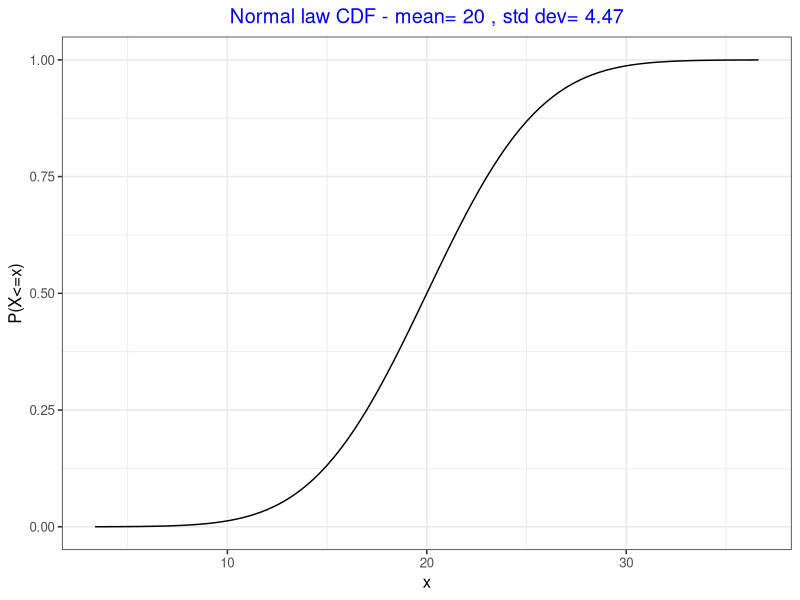
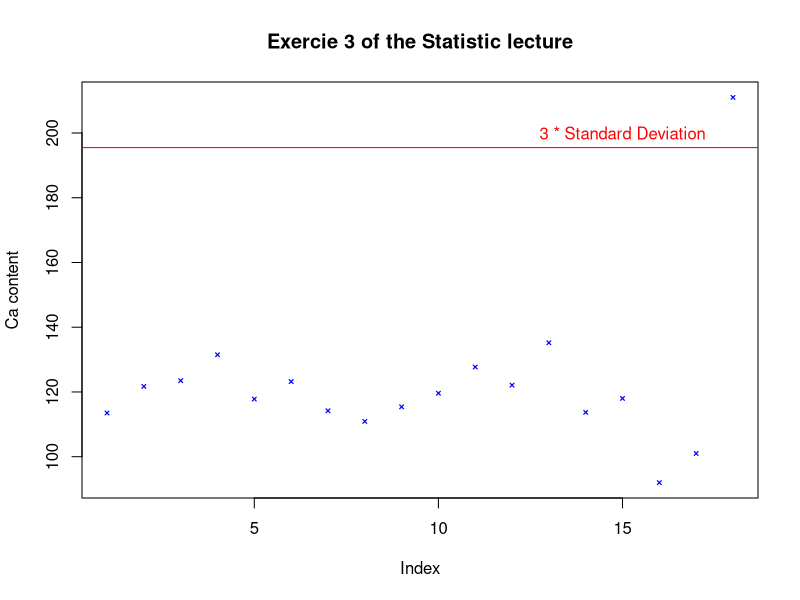
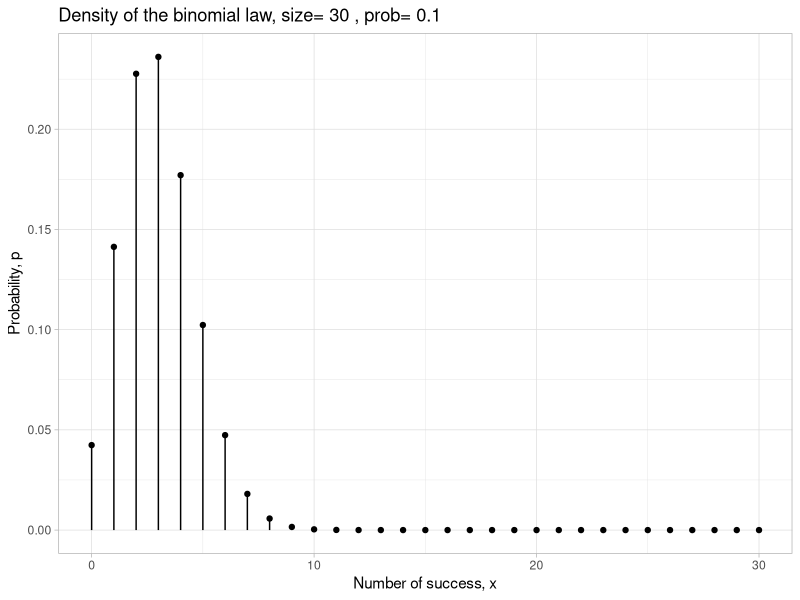
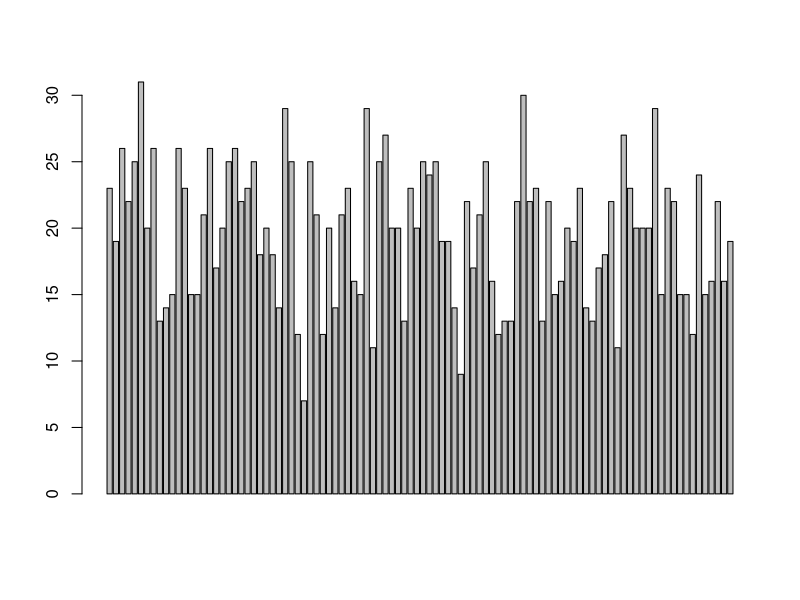
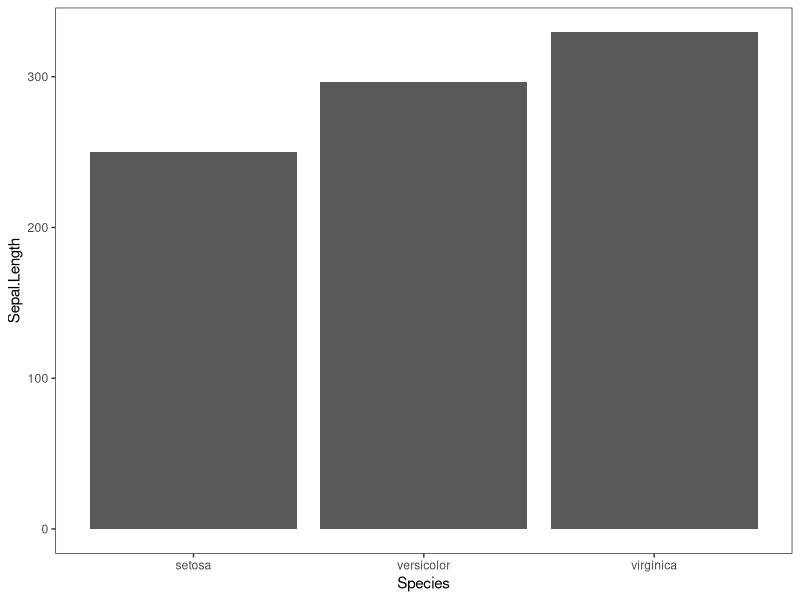
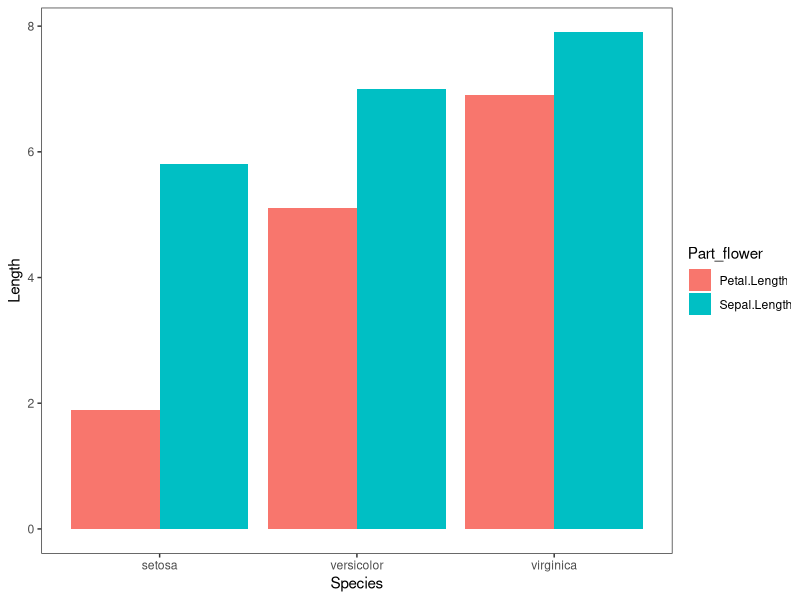
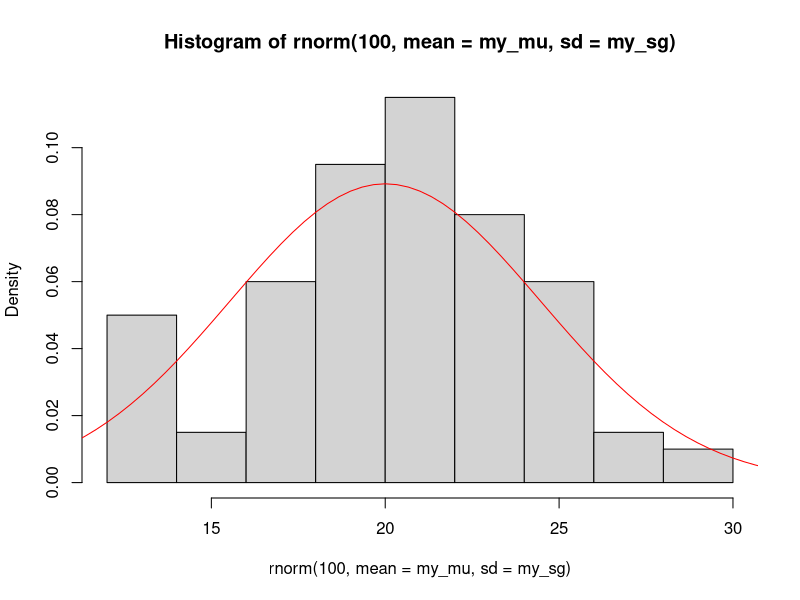
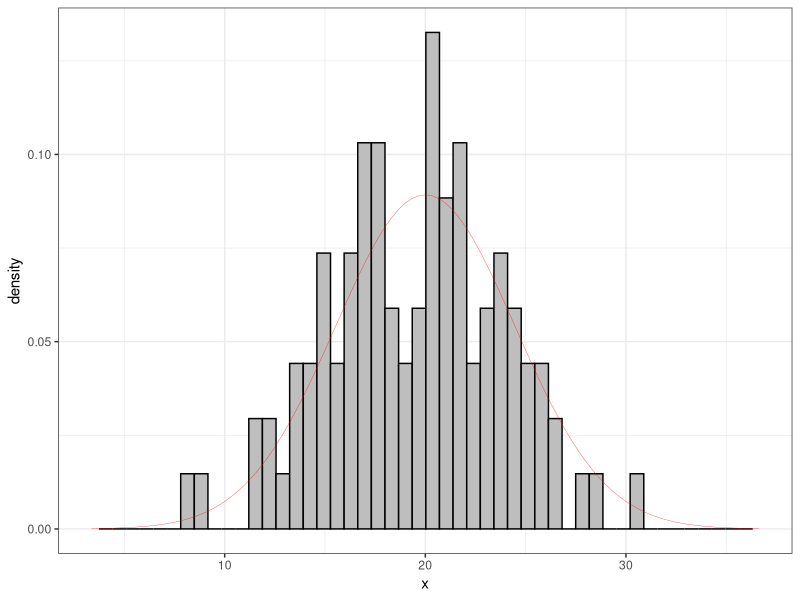

The R script that drew these images, in order:
## ---- chunk 1
knitr::opts_chunk$set(echo = TRUE)
## ---- chunk 2
x <- 20
l <- c(10, 44, 89)
s <- "I am a character"
bo <- TRUE # a booleen

paste("Variable x:",x)
class(x)
paste("Variable l:",l)
class(l)
paste("Variable s:", s)
class(s)
paste("Variable s:", bo)
class(bo)

## ---- chunk 3
li <- list(10, 44, 89)
li
class(li)
## ---- chunk 4
vector <- c(1, 5, NULL)
liste <- list(1, 5, "u", NULL)
vector
liste
## ---- chunk 5
# Utilisation of the Iris data set, directly included in R
class(iris)
head(iris)
head(iris$Sepal.Length)
## ---- chunk 6
which(iris$Species != "setosa")
## ---- chunk 7
table(iris$Species)
table(iris$Species != "setosa")
table(subset(iris, Species == "setosa")$Petal.Length > 1.4)
head(subset(iris, Species == "setosa", c(Sepal.Length, Petal.Length)))
## ---- chunk 8

## ---- chunk 9

## ---- chunk 10
summary(iris)
## ---- chunk 11
sum(iris$Sepal.Length) # Addition of all the observation in the variable
mean(iris$Sepal.Length) # Average
sd(iris$Sepal.Length) # Standard deviation
q <- quantile(iris$Sepal.Length) # Catch all the quantiles 
q
q[1]
length(iris$Sepal.Length) # Number of observation in the variable
## ---- chunk 12
y <- (1-0.95)/2
y
signif(qnorm(y),3)
signif(qnorm(1-y),3)
## ---- chunk 13
x <- iris$Sepal.Length
x_N<-length(x)
x_sd<-sd(x)
x_mu<-mean(x)
x_se<-x_sd/sqrt(x_N)
x_ICmin<-x_mu+x_se*qnorm(0.025)
x_ICmax<-x_mu+x_se*qnorm(0.975)
paste(signif(x_ICmin,3),"<",signif(x_mu,3),"<",signif(x_ICmax,3))
## ---- chunk 14
my_mu<-20 # mean value of the normal law
my_sg<-sqrt(20) # std dev of the normal law
dnorm(20,mean=my_mu,sd=my_sg) # point evaluation of the density at x=20 of a normal law centered at my_mu and width sigma=my_sg
pnorm(20,mean=my_mu,sd=my_sg) # point evaluation of the CDF at q=20 of this same normal distribution
qnorm(0.05,mean=my_mu,sd=my_sg) # quantile of this normal distribution considering a probability p=0.05
rnorm(10,mean=my_mu,sd=my_sg) # generate 10 random numbers following this normal distribution
alpha=0.0001 # kind of "type I risk", the part of the plot I want to hide on the left/right sides.
xmin=qnorm(alpha,mean=my_mu,sd=my_sg) # left value of the range to plot the distribution
xmax=qnorm(1-alpha,mean=my_mu,sd=my_sg) # right value of the range to plot the distribution
## ---- chunk 15
n<-30 # population
p<-0.1 # probability of success
dbinom(x=1,size=n,prob=p) # Probability that I win exactly 1 time in 30 plays
pbinom(q=2,size=n,prob=p) # CDF, probability to win 0,1 or 2 times in 30 plays
qbinom(p=0.5,size=n,prob=p) # Quantile of 0.5 from the binomial law
rbinom(n=10,size=n,prob=p) # Sample of size 10 from the binomial law
## ---- chunk 16
n<-30 # number of observation
m <- 20 #  Poisson law parameter
dpois(x=1, lambda =m ) #
ppois(q=2, lambda =m ) # 
qpois(p=0.5, lambda =m ) # 
rpois(n=n, lambda =m ) # 
## ---- chunk 17
library(ggplot2)
## ---- chunk 18
# A beautiful plot of this normal law CDF
ggplot()+ # start plot
  xlim(xmin,xmax)+ # define the range to plot
  stat_function(fun=pnorm,args=c(mean=my_mu,sd=my_sg))+ # define the normal law density
  xlab("x")+ # decoration of the x axis
  ylab("P(X<=x)")+ # decoration of the y axis
  labs(title=paste("Normal law CDF - mean=",my_mu,", std dev=",signif(my_sg,3)))+ # title of the plot
  theme_bw(base_size=12)+ # ...the final touch
  theme(plot.title = element_text(hjust = 0.5, color = "blue"))
## ---- chunk 19

Ca <- c(113.5,121.7,123.5,131.5,117.8,123.2,114.2,110.9,115.4,119.6,127.7,122.1,135.2,113.7,118, 92, 101, 211)

## ---- chunk 20
plot(Ca,  
  type = "p", # type de tracé: points ("p"), lignes ("l"), les deux ("b" ou "o"),
  col = "blue", # couleur, tapez `colours()` pour la liste complète
  pch = 4, # type de symboles, un chiffre entre 0 et 25, tapez `?points`
  cex = 0.5, # taille des symboles
  lty = 3, # type de lignes, un chiffre entre 1 et 6
  lwd = 1.2, # taille de lignes
  ylab = "Ca content", # titre pour l'axe des y
  main="Exercie 3 of the Statistic lecture")
abline(h=mean(Ca)+3*sd(Ca), col="red") # Add a line on the graphic
text(15,200, "3 * Standard Deviation", col="red") # Add a text on the graphic
## ---- chunk 21
# Example of data frame
df_binom<-data.frame(x=c(0:n),p=dbinom(x=c(0:n),size=n,prob=p))
# Genaration of a graph
ggplot(data=df_binom)+
  aes(x=x,y=p)+
  geom_point()+
  geom_segment(aes(x=x,y=0,xend=x,yend=p))+
  theme_light()+
  xlab("Number of success, x")+
  ylab("Probability, p")+
  labs(title=paste("Density of the binomial law, size=",n,", prob=",p))
## ---- chunk 22
barplot(rpois(100, lambda = m))

## ---- chunk 23
ggplot(iris, aes(x = Species, y = Sepal.Length))+
  geom_bar(stat = "identity")+
  theme_test()

## ---- chunk 24
library(tidyr)
reformat <- gather(iris, key = "Part_flower", value = "Length", Sepal.Length, Petal.Length)
head(reformat)

ggplot(reformat, aes(x = Species, y = Length, fill=Part_flower))+
  geom_bar(stat = "identity", position=position_dodge())+
  theme_test()
## ---- chunk 25
hist(rnorm(100,mean=my_mu,sd=my_sg), freq=F) 
curve(dnorm(x,mean=my_mu,sd=my_sg),from = xmin,to = xmax,ylab="densité",add=T,col="red")
## ---- chunk 26
data <- data.frame(x = rnorm(100,mean=my_mu,sd=my_sg))
ggplot(data, aes(x))+
  geom_histogram(aes (y=after_stat(density)), #after_stat(density) normalize to 1
                 fill = "grey",
                 color = "black",
                 bins = 50)+ # bins number of interval un the histogram
  stat_function(fun=dnorm,args=c(mean=my_mu,sd=my_sg),
                color ="red", 
                size = 0.1)+
  xlim(xmin,xmax)+
  theme_bw()

## ---- chunk 27
p <- ggplot(iris, aes(x=Species, y=Sepal.Length, fill=Species))+
  ylim(4,8)+
  ylab("Sepal Length")+ 
  geom_boxplot(alpha=0.7, #alpha for the transparence,
               outlier.colour="red",
               outlier.shape=8,outlier.size=4) +
  stat_summary(fun = mean, geom="point", shape=20, size=8, color="Yellow") +
  geom_point(position="jitter", color="blue", alpha=.5)+
  scale_fill_brewer(palette="Set2")+
  theme_classic()
p
## ---- chunk 28
ggplot(iris, aes(x=Sepal.Width, y=Sepal.Length, shape = Species, color=Species))+
  theme_bw()+
  geom_smooth(method="lm", formula= y~poly(x,3), se=TRUE, size = 0.5) +
  geom_point() +
  facet_wrap(iris$Species, nrow = 2)
## ---- chunk 29
ggplot(iris, aes(x=Sepal.Width, y=Sepal.Length, shape = Species, color = Species))+
  theme_bw()+
  geom_point() + 
  facet_grid(~Species)
